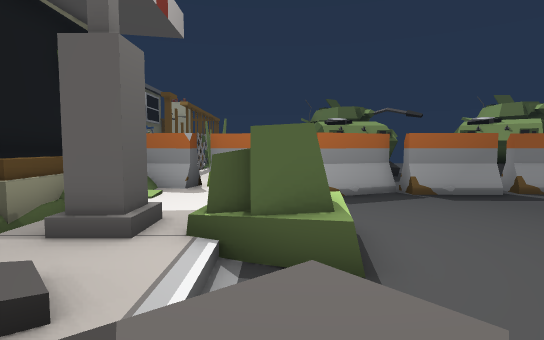
View 1 (above)

24 first-person views from a walk through a 3-D level made in the Unity game engine. The camera is 1.3 m above the floor, tilts 4° down and sees 80° across. The floor is counted in squares, 1 m on a side. Each view is taken from the middle of a square. On the plan, view 1 faces up. The plan holds only what a view shows up to about 14 squares ahead; the rest is blank. The place goes on beyond the plan. The player character is not drawn. Some surface patterns are stand-ins.

View 2
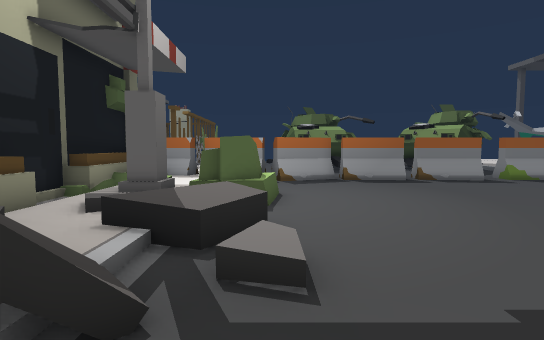

View 3
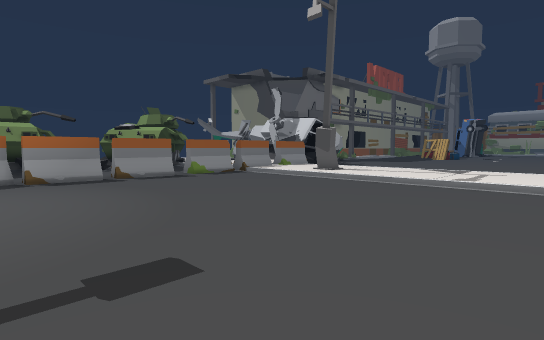

View 4
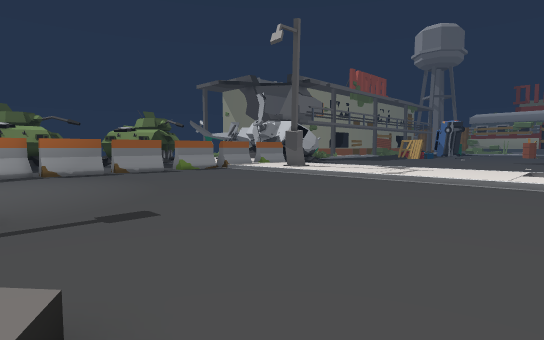

View 5
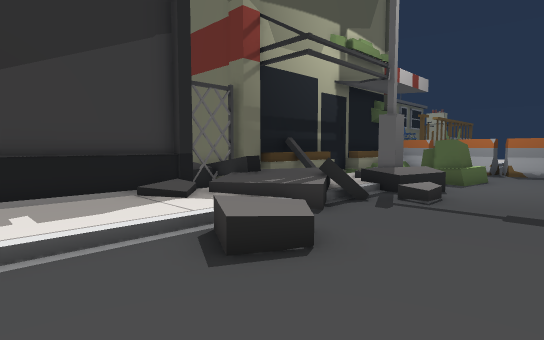

View 6
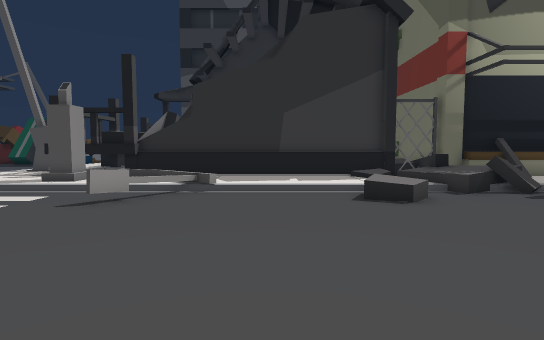

View 7
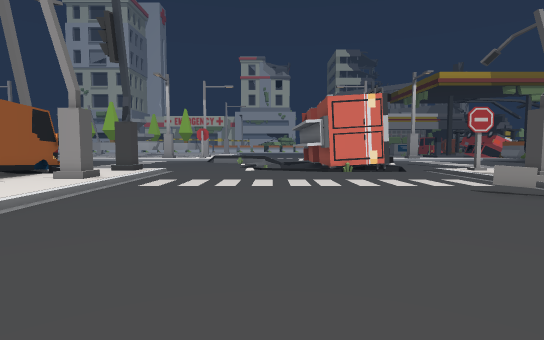

View 8
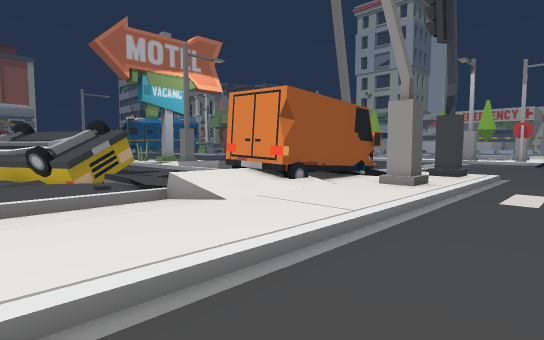

View 9
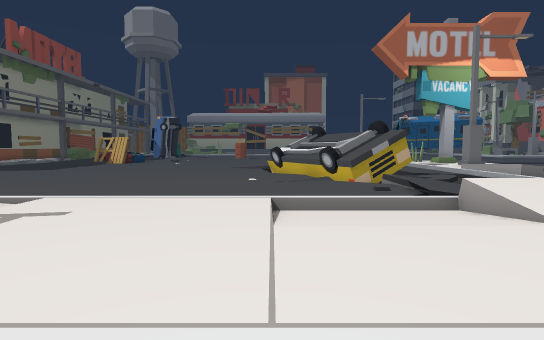

View 10
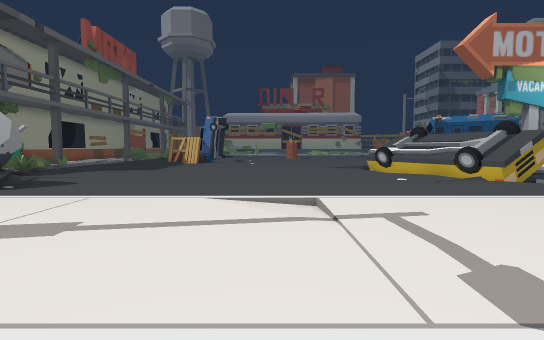

View 11
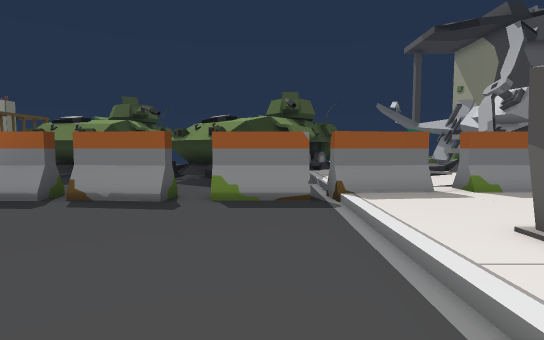

View 12
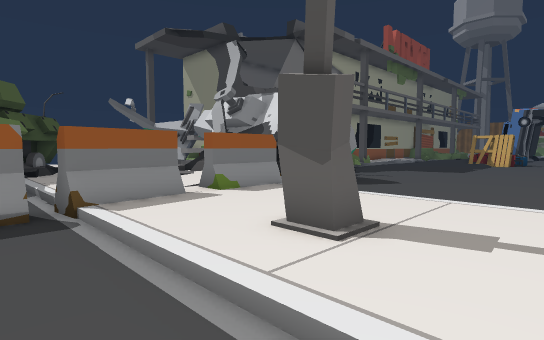

View 13
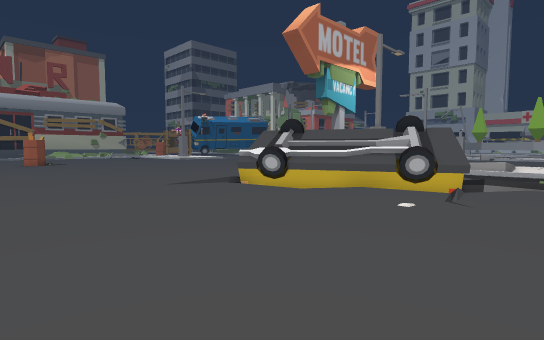

View 14
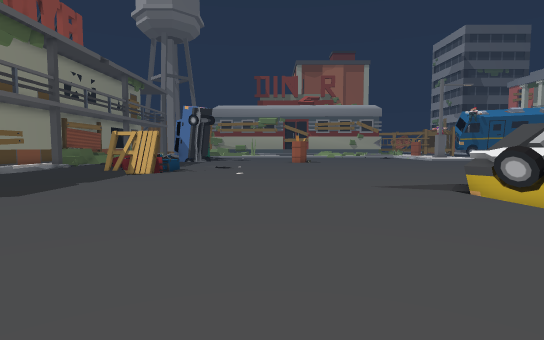

View 15
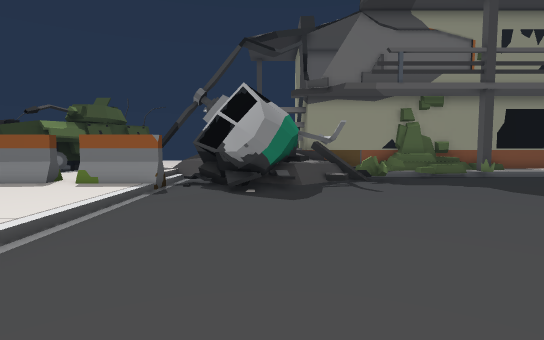

View 16
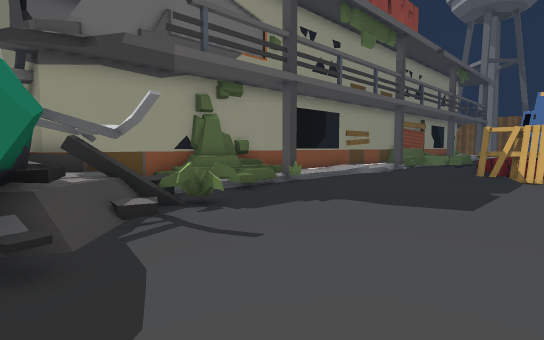

View 17
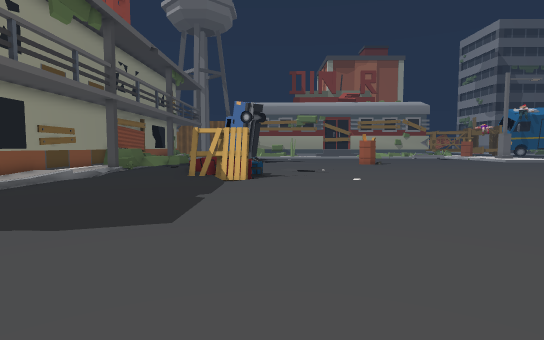

View 18
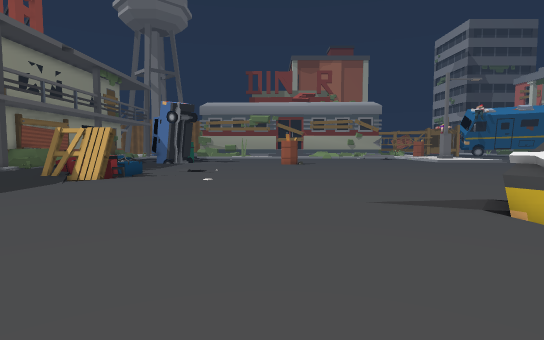

View 19
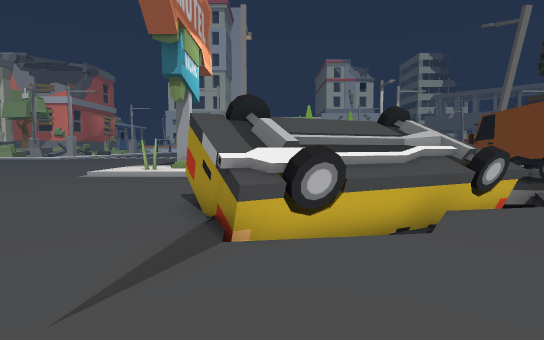

View 20
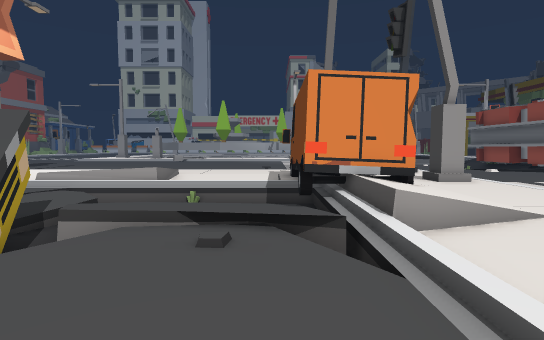

View 21
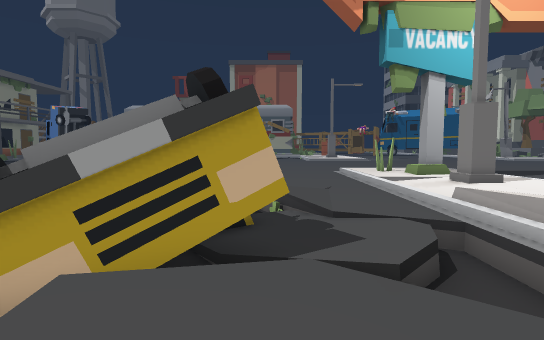

View 22
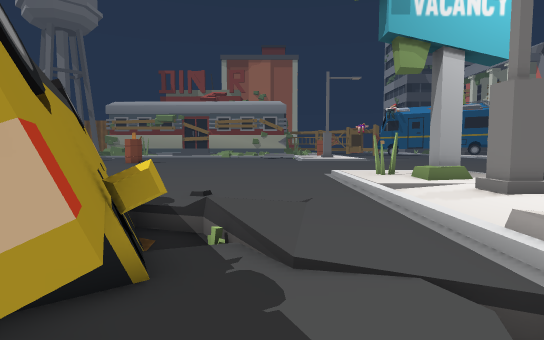

View 23
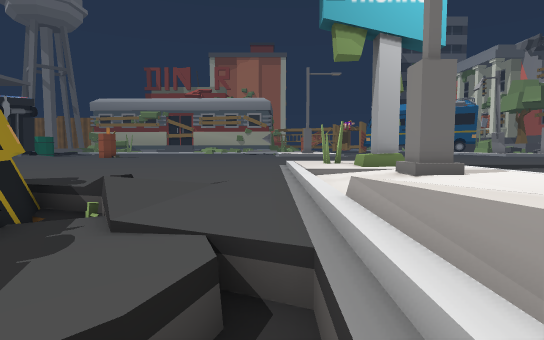

View 24
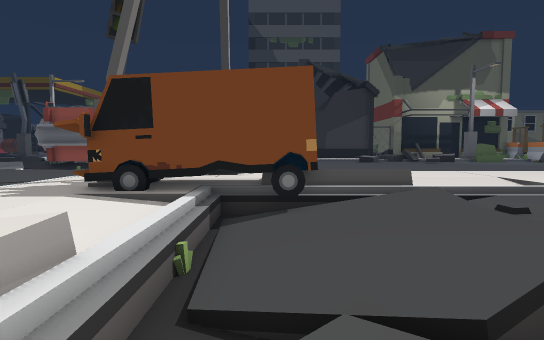

### Floor plan
Key: @ floor where view 1 was taken; # wall or solid block; x gap in a wall; . main floor; : floor 0.25 m higher than the main floor; - floor 0.25 m lower than the main floor; + floor 0.5 m higher than the main floor; _ floor 0.5 m lower than the main floor; / step, stairs or slope; = window, fence, low wall or low ledge; ^ raised ledge; v drop or lower ground; H house; A van; O other object.
Columns run from 8 left of view 1 to 39 right of it. Each row starts with its distance up from view 1.
 14            ^^#  #^          #    #/////+::  :::
 13             ..   ^#       ++#    #=/........../
 12             ..   ..  .::  :##   ###v=........../
 11             .    ..  .:::::##   ##===..........:
 10       O    OO OO ..O  : OO O## ##..............:
  9    #OOOOOOOOOOOOOO.OOOOOOOOO ####..............:
  8    # /:  .............::::::..................OO
  7    #//:: .............::::::..................OO
  6    ## :: .............::::::..................OO
  5    ##::: =............::#:::....................
  4    #.:#x^=............::::::....................
  3    ##:::.=............::::::....................
  2    #=:+:=.............::::::....................
  1    #=::/+=............:::::: ...................
  0    #=::/@/............:::::/ ...................
 -1    ##://.O............::::./ ...................
 -2 #### ++=#.............:::::: ...................
 -3   ^^//++=.............:::::: ...................
 -4    #H///..............:::::: ...................
 -5    #//::..............:::::: ...................
 -6    # /::=O............:::::/ ......../#=^.......
 -7    # :::..............::::./........^^##^.......
 -8    # :::..............::::./..... #^######......
 -9    # :::..............::::.//....^#### ###......
-10    # :::..............::://==/..=#######=.......
-11    # ::/..............::::////:::######_........
-12    #   //.............::::///////.##-#==........
-13    H   :.OO...........::::##A//////.-/..........
-14    H    ..............::::#AA//////.............
-15    HH ::..............::::#AA__///__/...........
-16    HH O:..............:#::###//////////////:::::
-17     H ::..............::::###..../ ++/....:::#::
-18     H:::..............::  AAA::::/  :/::##:##:::
-19     ::            ....:O  AAA::::    :::# :##

Positions as (right, up) in squares from view 1, and headings:
1: (0, 0), facing up
2: (1, -4), facing up
3: (2, -5), facing up-right
4: (1, -8), facing up-right
5: (4, -9), facing up-left
6: (9, -9), facing left
7: (8, -4), facing down
8: (11, -6), facing down-right
9: (12, -6), facing right
10: (12, 0), facing right
11: (12, 1), facing up
12: (12, 2), facing up-right
13: (22, 2), facing down-right
14: (22, 0), facing right
15: (23, -1), facing up
16: (23, 5), facing up-right
17: (25, 5), facing right
18: (25, -1), facing right
19: (31, -1), facing down
20: (21, -5), facing down
21: (22, -12), facing right
22: (25, -13), facing right
23: (25, -15), facing right
24: (28, -14), facing left
